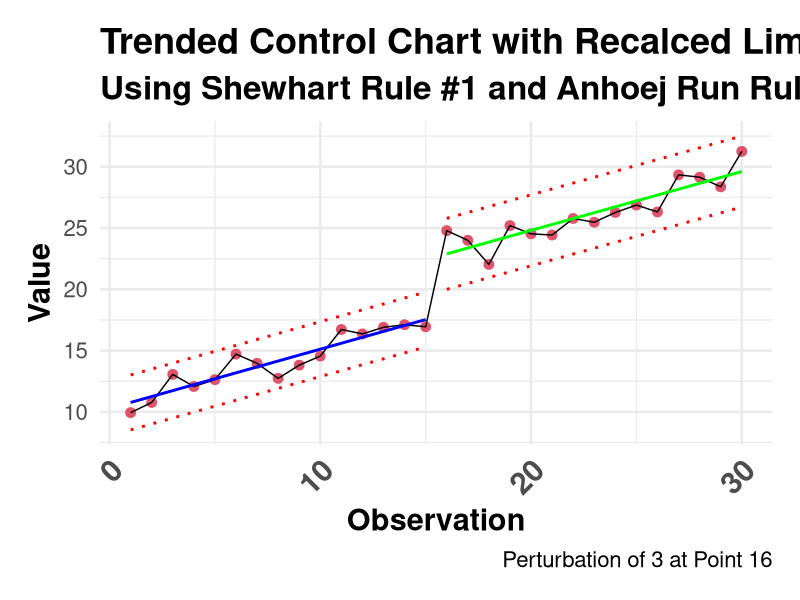

Write R code to recreate this figure.
# install.packages(c("mapview", "survey", "srvyr", "arcgislayers"))

# census_api_key("95496766c51541ee6f402c1e1a8658581285b759", install = TRUE, overwrite = TRUE)

# load libraries

# library(BayesFactor) # Computation of Bayes Factors for Common Designs
# library(boot) # Bootstrap Functions
# library(broom) # Convert Statistical Objects into Tidy Tibbles
# library(camcorder) # Record Your Plot History
# library(car) # Companion to Applied Regression
# library(corrplot) # Visualization of a Correlation Matrix
# library(cowplot) # Streamlined Plot Theme and Plot Annotations for 'ggplot2'
# library(dagitty) # Graphical Analysis of Structural Causal Models
# library(DiagrammeR) # Graph/Network Visualization
# library(dlookr) # Tools for Data Diagnosis, Exploration, Transformation
library(dplyr)
# library(DT) # A Wrapper of the JavaScript Library 'DataTables'
# library(dutchmasters) # Color Palettes based on Famous Paintings
# library(flexdashboard) # R Markdown Format for Flexible Dashboards
# library(flextable) # Functions for Tabular Reporting
# library(forcats) # Tools for Working with Categorical Variables (Factors)
# library(gganimate) # A Grammar of Animated Graphics
# library(ggcorrplot) # Visualization of a Correlation Matrix using 'ggplot2'
# library(ggdag) # Analyze and Create Elegant Directed Acyclic Graphs
# library(ggforce) # Accelerating 'ggplot2'
# library(gghighlight) # Highlight Lines and Points in 'ggplot2'
# library(ggplot2) # Create Elegant Data Visualizations Using the Grammar of Graphics
# library(ggokabeito) # 'Okabe-Ito' Scales for 'ggplot2' and 'ggraph'
# library(ggpubr) # 'ggplot2' Based Publication Ready Plots
# library(ggrepel) # Automatically Position Non-Overlapping Text Labels with 'ggplot2'
# library(ggtext) # Improved Text Rendering Support for 'ggplot2'
# library(ggthemes) # Extra Themes, Scales and Geoms for 'ggplot2'
# library(glue) # Interpreted String Literals
# library(grid) # The Grid Graphics Package
# library(gt) # Easily Create Presentation-Ready Display Tables
# library(gtExtras) # Extending 'gt' for Beautiful HTML Tables
# library(haven) # Import and Export 'SPSS', 'Stata' and 'SAS' Files
# library(here) # A Simpler Way to Find Your Files
# library(htmltools) # Tools for HTML
# library(htmlwidgets) # HTML Widgets for R
# library(janitor) # Simple Tools for Examining and Cleaning Dirty Data
# library(kableExtra) # Construct Complex Table with 'kable' and Pipe Syntax
# library(knitr) # A General-Purpose Package for Dynamic Report Generation in R
# library(lavaan) # Latent Variable Analysis
# library(lubridate) # Make Dealing with Dates a Little Easier
# library(monochromeR) # Easily Create, View and Use Monochrome Color Palettes
# library(paletteer) # Comprehensive Collection of Color Palettes
# library(patchwork) # The Composer of Plots
# library(plotly) # Create Interactive Web Graphics via 'plotly.js'
# library(ppcor) # Partial and Semi-Partial (Part) Correlation
# library(prettycode) # Pretty Print R Code in the Terminal
# library(purrr) # Functional Programming Tools
# library(pwr) # Basic Functions for Power Analysis
# library(qgraph) # Graph Plotting Methods, Psychometric Data Visualization and Graphical Model Estimation
# library(qicharts2) # Quality Improvement Charts
# library(RColorBrewer) # ColorBrewer Palettes
# library(readr) # Read Rectangular Text Data
# library(readxl) # Read Excel Files
# library(rethinking) # Statistical Rethinking book package
# library(rlang) # Functions for Base Types and Core R and 'Tidyverse' Features
# library(scales) # Scale Functions for Visualization
# library(shiny) # Web Application Framework for R
# library(shinyobjects) # Access Reactive Data Interactively
# library(skimr) # Compact and Flexible Summaries of Data
# library(stringr) # Simple, Consistent Wrappers for Common String Operations
# library(tibble) # Simple Data Frames
# library(tidycensus) # Load US Census Boundary and Attribute Data as 'tidyverse' and 'sf'-Ready Data Frames
# library(tidylog) # Logging for 'dplyr' and 'tidyr' Functions
# library(tidyr) # Tidy Messy Data
# library(tidytext) # Text Mining using 'dplyr', 'ggplot2', and Other Tidy Tools
# library(tsibble) # Tidy Temporal Data Frames and Tools
# library(viridis) # Colorblind-Friendly Color Maps for R
# library(visdat) # Preliminary Visualization of Data
# library(vroom) # Read and Write Rectangular Text Data Quickly
# library(wesanderson) # A Wes Anderson Palette Generator
# library(writexl) # Export Data Frames to Excel 'xlsx' Format
# library(WRS2) # A Collection of Robust Statistical Methods

# Force dplyr's select to take precedence
select <- dplyr::select
filter <- dplyr::filter

# Options
options(scipen = 999)
options(qic.clshade = T) # NO LONGER NEEDED; CHARTS ALL PREPARED WITH GGPLOT2 ONLY
options(qic.linecol = 'black') # NO LONGER NEEDED; CHARTS ALL PREPARED WITH GGPLOT2 ONLY
options(qic.signalcol = "red") # NO LONGER NEEDED; CHARTS ALL PREPARED WITH GGPLOT2 ONLY
options(qic.targetcol = "purple") # NO LONGER NEEDED; CHARTS ALL PREPARED WITH GGPLOT2 ONLY
options(DT.options = list(dom = 'pBlfrti')) # Add buttons, filtering, and top (t) pagination controls
options(shiny.maxRequestSize = 50 * 1024^2) # Set upload maximum to 50 MB
options(tigris_use_cache = TRUE)


# Set global theme for consistent plots
ggplot2::theme_set(
  ggplot2::theme_minimal(base_size = 20) +
    ggplot2::theme(
      plot.title = ggplot2::element_text(face = "bold", size = 26),
      plot.subtitle = ggplot2::element_text(face = "bold", size = 24),
      axis.title.x = ggplot2::element_text(face = "bold", size = 22),
      axis.title.y = ggplot2::element_text(face = "bold", size = 22),
      axis.text.x = ggplot2::element_text(
        face = "bold",
        size = 22,
        angle = 45,
        hjust = 1
      ),
      legend.position = "bottom",
      strip.text = ggplot2::element_text(face = "bold"),
      panel.spacing.x = grid::unit(1.5, "cm"),
      panel.spacing.y = grid::unit(1.5, "cm"),
      plot.margin = ggplot2::margin(20, 20, 20, 20, "pt")
    )
)


# Set seed for reproducibility
set.seed(123)

# Load libraries
# library(tidyverse)

# Create a toy dataset
set.seed(123)
n <- 30
x <- 1:n
y <- 10 + 0.5 * x + stats::rnorm(n, mean = 0, sd = 1)
data <- data.frame(x = x, y = y)

# Introduce a perturbation to shift the mean higher after point 15
data$y[data$x > 15] <- data$y[data$x > 15] + 5 # Add 15 to the y values after point 15

# Split the data into two segments
data_first_15 <- data[data$x <= 15, ]
data_remaining <- data[data$x > 15, ]

# Fit linear models for each segment
model_first_15 <- stats::lm(y ~ x, data = data_first_15)
model_remaining <- stats::lm(y ~ x, data = data_remaining)

# Calculate standard deviations for each segment
residuals_sd_first_15 <- stats::sd(stats::residuals(model_first_15))
residuals_sd_remaining <- stats::sd(stats::residuals(model_remaining))

# Calculate control limits for each segment
data$centerline_first_15 <- stats::predict(model_first_15, newdata = data)
data$ucl_first_15 <- data$centerline_first_15 +
  3 * (residuals_sd_first_15 / 1.128)
data$lcl_first_15 <- data$centerline_first_15 -
  3 * (residuals_sd_first_15 / 1.128)

data$centerline_remaining <- stats::predict(model_remaining, newdata = data)
data$ucl_remaining <- data$centerline_remaining +
  3 * (residuals_sd_remaining / 1.128)
data$lcl_remaining <- data$centerline_remaining -
  3 * (residuals_sd_remaining / 1.128)

# Set Shewhart Rule #1 boundaries
sigma.signals <- y < data$lcl_first_15 |
  y > data$ucl_first_15 |
  y < data$lcl_remaining |
  y > data$ucl_remaining

# Add check for unusually long runs or unusually few crossings.

# runs analysis
runs <- sign(
  y - ifelse(x <= 15, data$centerline_first_15, data$centerline_remaining)
)
runs <- runs[runs != 0]
runs <- rle(runs)$lengths
n.obs <- sum(runs)
longest.run <- max(runs, na.rm = TRUE)
n.runs <- length(runs)
n.crossings <- n.runs - 1

longest.run.max <- round(log2(n.obs) + 3)
n.crossings.min <- stats::qbinom(.05, n.obs - 1, 0.5)

runs.signal <- longest.run > longest.run.max | n.crossings < n.crossings.min

# Plot a trended control chart
ggplot2::ggplot(data, ggplot2::aes(x = x, y = y)) +
  ggplot2::geom_point(
    ggplot2::aes(x = x, y = y),
    shape = 19,
    size = 3,
    col = sigma.signals + 1
  ) +
  ggplot2::geom_line() +

  # Draw CL, UCL & LCL for the first 15 points
  ggplot2::geom_line(
    ggplot2::aes(y = ifelse(x <= 15, centerline_first_15, NA)),
    color = "blue",
    linetype = "solid",
    linewidth = 1
  ) +
  ggplot2::geom_line(
    ggplot2::aes(y = ifelse(x <= 15, ucl_first_15, NA)),
    color = "red",
    linetype = "dotted",
    linewidth = 1
  ) +
  ggplot2::geom_line(
    ggplot2::aes(y = ifelse(x <= 15, lcl_first_15, NA)),
    color = "red",
    linetype = "dotted",
    linewidth = 1
  ) +

  # Draw CL, UCL & LCL for the remaining points
  ggplot2::geom_line(
    ggplot2::aes(y = ifelse(x > 15, centerline_remaining, NA)),
    color = "green",
    linetype = "solid",
    linewidth = 1
  ) +
  ggplot2::geom_line(
    ggplot2::aes(y = ifelse(x > 15, ucl_remaining, NA)),
    color = "red",
    linetype = "dotted",
    linewidth = 1
  ) +
  ggplot2::geom_line(
    ggplot2::aes(y = ifelse(x > 15, lcl_remaining, NA)),
    color = "red",
    linetype = "dotted",
    linewidth = 1
  ) +

  # Add labels
  ggplot2::labs(
    title = "Trended Control Chart with Recalced Limits",
    subtitle = "Using Shewhart Rule #1 and Anhoej Run Rules",
    caption = "Perturbation of 3 at Point 16",
    x = "Observation",
    y = "Value"
  )
